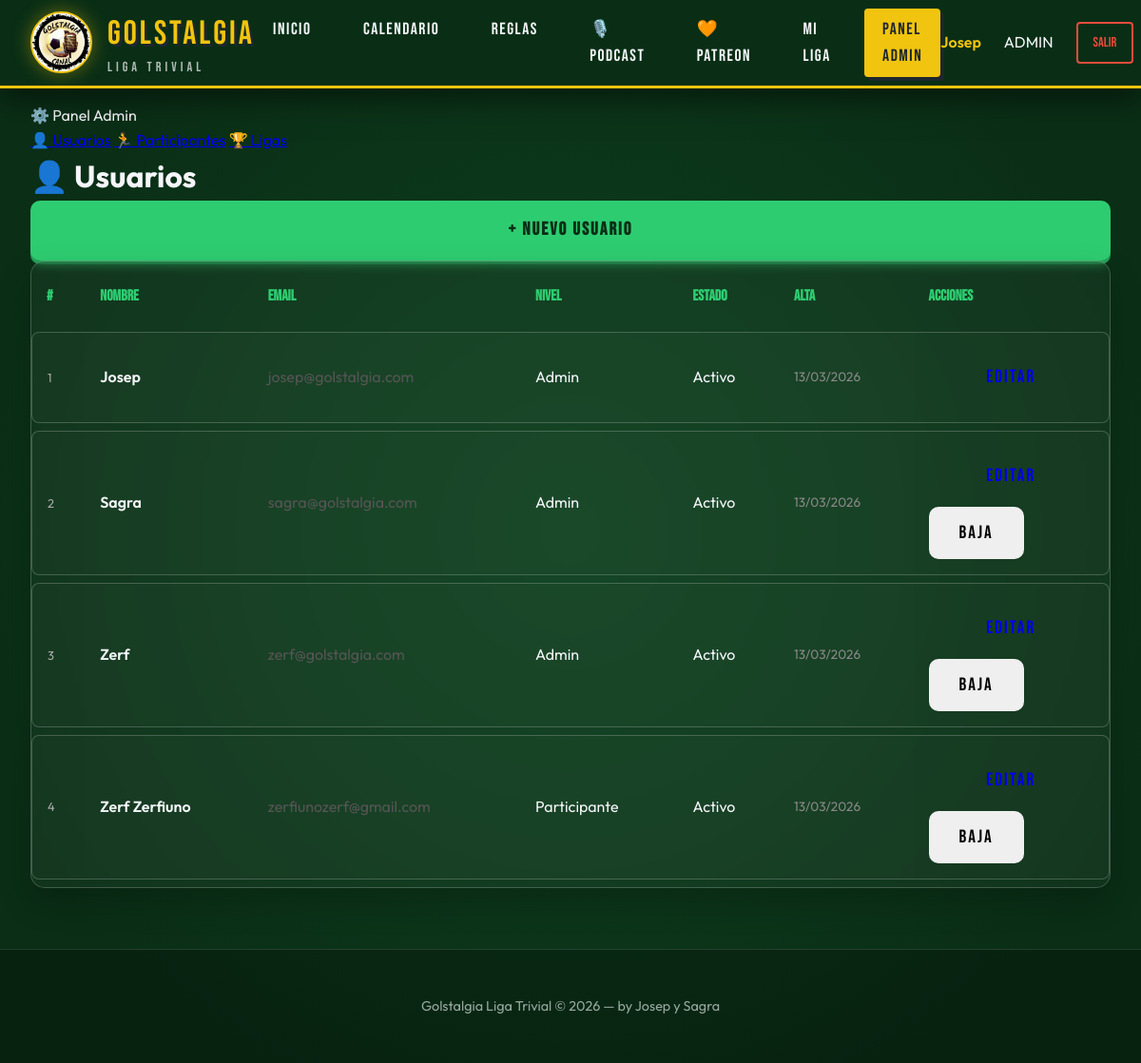
Screenshot of /admin/usuarios (signed in) with the database file from the repository.
### tables this page shows
CREATE TABLE `usuarios` (
  `id` int unsigned NOT NULL AUTO_INCREMENT,
  `nombre` varchar(100) NOT NULL,
  `email` varchar(150) NOT NULL,
  `password` varchar(255) DEFAULT NULL,
  `nivel` enum('participante','admin') NOT NULL DEFAULT 'participante',
  `avatar` varchar(255) DEFAULT NULL,
  `activo` tinyint(1) NOT NULL DEFAULT '1',
  `remember_token` varchar(100) DEFAULT NULL,
  `google_id` varchar(255) DEFAULT NULL,
  `created_at` timestamp NULL DEFAULT CURRENT_TIMESTAMP,
  `updated_at` timestamp NULL DEFAULT CURRENT_TIMESTAMP ON UPDATE CURRENT_TIMESTAMP,
  PRIMARY KEY (`id`),
  UNIQUE KEY `email` (`email`),
  UNIQUE KEY `google_id` (`google_id`)
);

### src/controllers/AdminController.php (called while the page is built, shortened)
<?php
class AdminController
{
    public function usuarios(): void
    {
        $model   = new UsuarioModel();
        $usuarios = $model->all();
        require_once __DIR__ . '/../views/admin/usuarios.php';
    }
}

### index.php (called while the page is built)
<?php
require_once __DIR__ . '/config/app.php';
require_once __DIR__ . '/config/Database.php';
$router = new Router();
$router->get( '/auth/login',           [AuthController::class, 'loginForm']);
$router->post('/auth/login',           [AuthController::class, 'login']);
$router->get( '/auth/registro',        [AuthController::class, 'registroForm']);
$router->post('/auth/registro',        [AuthController::class, 'registro']);
$router->get( '/auth/google/callback', [AuthController::class, 'googleCallback']);
$router->get( '/auth/logout',          [AuthController::class, 'logout']);
$router->get('/', [HomeController::class, 'index']);
$router->get('/reglas', [HomeController::class, 'reglas']);
$router->get('/calendario', [HomeController::class, 'calendario']);
$router->get('/dashboard', [DashboardController::class, 'index']);
$router->get( '/admin/usuarios',                  [AdminController::class, 'usuarios']);
$router->get( '/admin/usuarios/crear',            [AdminController::class, 'usuarioCreate']);
$router->post('/admin/usuarios/guardar',          [AdminController::class, 'usuarioStore']);
$router->get( '/admin/usuarios/:id/editar',       [AdminController::class, 'usuarioEdit']);
$router->post('/admin/usuarios/:id/actualizar',   [AdminController::class, 'usuarioUpdate']);
$router->post('/admin/usuarios/:id/eliminar',     [AdminController::class, 'usuarioDelete']);
$router->get( '/admin/participantes',             [AdminController::class, 'participantes']);
$router->get( '/admin/participantes/crear',       [AdminController::class, 'participanteCreate']);
$router->post('/admin/participantes/guardar',     [AdminController::class, 'participanteStore']);
$router->get( '/admin/participantes/:id/editar',  [AdminController::class, 'participanteEdit']);
$router->post('/admin/participantes/:id/actualizar', [AdminController::class, 'participanteUpdate']);
$router->post('/admin/participantes/:id/eliminar', [AdminController::class, 'participanteDelete']);
$router->get( '/admin/ligas',                     [AdminController::class, 'ligas']);
$router->get( '/admin/ligas/crear',               [AdminController::class, 'ligaCreate']);
$router->post('/admin/ligas/guardar',             [AdminController::class, 'ligaStore']);
$router->get( '/admin/ligas/:id/editar',          [AdminController::class, 'ligaEdit']);
$router->post('/admin/ligas/:id/actualizar',      [AdminController::class, 'ligaUpdate']);
$router->get( '/admin/ligas/:ligaId/jornadas',         [AdminController::class, 'jornadas']);
$router->get( '/admin/ligas/:ligaId/jornadas/crear',   [AdminController::class, 'jornadaCreate']);
$router->post('/admin/ligas/:ligaId/jornadas/guardar', [AdminController::class, 'jornadaStore']);
$router->get( '/admin/partidas/:id/resultado',         [AdminController::class, 'resultadoForm']);
$router->post('/admin/partidas/:id/resultado/guardar', [AdminController::class, 'resultadoStore']);
$router->dispatch();

### config/app.php (called while the page is built, shortened)
<?php
spl_autoload_register(function (string $class): void {
    $paths = [
        __DIR__ . '/../src/models/',
        __DIR__ . '/../src/controllers/',
        __DIR__ . '/../src/helpers/',
        __DIR__ . '/../config/',
    ];
    foreach ($paths as $path) {
        $file = $path . $class . '.php';
        if (file_exists($file)) {
            return;
        }
    }
});

### config/Database.php (called while the page is built, shortened)
<?php
class Database
{
    private static ?PDO $instance = null;
    public static function connect(): PDO
    {
        if (self::$instance === null) {
            $env = self::loadEnv();
            $host = $env['DB_HOST'] ?? 'localhost';
            $port = $env['DB_PORT'] ?? '3306';
            $name = $env['DB_NAME'] ?? 'golstalgia';
            $user = $env['DB_USER'] ?? 'root';
            $pass = $env['DB_PASS'] ?? '';
            $dsn = "mysql:host={$host};port={$port};dbname={$name};charset=utf8mb4";
            try {
                self::$instance = new PDO($dsn, $user, $pass, [
                    PDO::ATTR_ERRMODE            => PDO::ERRMODE_EXCEPTION,
                    PDO::ATTR_DEFAULT_FETCH_MODE => PDO::FETCH_ASSOC,
                    PDO::ATTR_EMULATE_PREPARES   => false,
                ]);
            } catch (PDOException $e) {
                error_log("DB Connection failed: " . $e->getMessage());
                http_response_code(500);
                die(json_encode(['error' => 'Database connection failed']));
            }
        }
        return self::$instance;
    }
    private static function loadEnv(): array
    {
        $envFile = dirname(__DIR__) . '/.env';
        $env = [];
        if (!file_exists($envFile)) {
            return $env;
        }
        return $env;
    }
}

### src/models/UsuarioModel.php (called while the page is built, shortened)
<?php
class UsuarioModel
{
    private PDO $db;
    public function __construct()
    {
        $this->db = Database::connect();
    }
    public function all(): array
    {
        $stmt = $this->db->query("SELECT id, nombre, email, nivel, activo, created_at FROM usuarios ORDER BY nombre");
        return $stmt->fetchAll();
    }
}

### src/helpers/Auth.php (called while the page is built, shortened)
<?php
class Auth
{
    public static function check(): bool
    {
        return isset($_SESSION['user_id']);
    }
    public static function isAdmin(): bool
    {
        return isset($_SESSION['user_nivel']) && $_SESSION['user_nivel'] === 'admin';
    }
    public static function user(): ?array
    {
        return [
            'id'     => $_SESSION['user_id'],
            'nombre' => $_SESSION['user_nombre'],
            'email'  => $_SESSION['user_email'],
            'nivel'  => $_SESSION['user_nivel'],
        ];
    }
}

### src/views/admin/usuarios.php (the view, shortened to what this page needs)
<div class="admin-layout">
  <?php require_once __DIR__ . '/partials/sidebar.php'; ?>
  <div>
    <div class="top-bar">
      <h1 class="page-title" style="margin:0;"><span>👤</span> Usuarios</h1>
      <a href="/admin/usuarios/crear" class="btn btn-primary">+ Nuevo usuario</a>
    </div>
    <div class="card">
      <div class="card-body" style="padding:0;">
        <div class="table-wrap">
          <table>
            <thead>
              <tr>
                <th>#</th>
                <th>Nombre</th>
                <th>Email</th>
                <th>Nivel</th>
                <th>Estado</th>
                <th>Alta</th>
                <th>Acciones</th>
              </tr>
            </thead>
            <tbody>
              <?php foreach ($usuarios as $u): ?>
              <tr>
                <td style="color:#aaa; font-size:0.8rem;"><?= $u['id'] ?></td>
                <td style="font-weight:600;"><?= htmlspecialchars($u['nombre']) ?></td>
                <td style="color:#555;"><?= htmlspecialchars($u['email']) ?></td>
                <td>
                  <?php if ($u['nivel'] === 'admin'): ?>
                    <span class="badge badge-amarillo">Admin</span>
                  <?php else: ?>
                    <span class="badge badge-gris">Participante</span>
                  <?php endif; ?>
                </td>
                <td>
                  <?php if ($u['activo']): ?>
                    <span class="badge badge-verde">Activo</span>
                  <?php else: ?>
                    <span class="badge badge-rojo">Inactivo</span>
                  <?php endif; ?>
                </td>
                <td style="font-size:0.85rem; color:#888;">
                  <?= date('d/m/Y', strtotime($u['created_at'])) ?>
                </td>
                <td>
                  <a href="/admin/usuarios/<?= $u['id'] ?>/editar" class="btn btn-sm btn-dark">Editar</a>
                  <?php if ($u['id'] !== Auth::user()['id'] && $u['activo']): ?>
                  <form method="POST" action="/admin/usuarios/<?= $u['id'] ?>/eliminar" style="display:inline;"
                        onsubmit="return confirm('¿Desactivar a <?= htmlspecialchars($u['nombre']) ?>?')">
                    <button type="submit" class="btn btn-sm btn-rojo">Baja</button>
                  </form>
                  <?php endif; ?>
                </td>
              </tr>
              <?php endforeach; ?>
            </tbody>
          </table>
        </div>
      </div>
    </div>
  </div>
</div>
<?php
$content = ob_get_clean();
require_once __DIR__ . '/../partials/layout.php';
?>

### src/views/partials/layout.php (shortened to what this page needs)
<!DOCTYPE html>
<html lang="es">
<head>
  <?php
    $cssPath = $_SERVER['DOCUMENT_ROOT'] . '/public/css/app.css';
    $cssV    = file_exists($cssPath) ? filemtime($cssPath) : time();
  ?>
  <link rel="stylesheet" href="/public/css/app.css?v=<?= $cssV ?>">
</head>
<body>
<header class="site-header">
  <div class="header-inner">
    <a href="/" class="logo">
      <img src="/public/img/logo_oficial.jpg" alt="Golstalgia Logo" class="logo-img">
      <div class="logo-text-group">
        <span class="logo-text">GOLSTALGIA</span>
        <span class="logo-sub">LIGA TRIVIAL</span>
      </div>
    </a>
    <nav class="main-nav" id="main-nav">
      <a href="/" class="nav-link <?= $_SERVER['REQUEST_URI'] === '/' ? 'active' : '' ?>">Inicio</a>
      <a href="/calendario" class="nav-link <?= $_SERVER['REQUEST_URI'] === '/calendario' ? 'active' : '' ?>">Calendario</a>
      <a href="/reglas" class="nav-link <?= str_starts_with($_SERVER['REQUEST_URI'], '/reglas') ? 'active' : '' ?>">Reglas</a>
      <a href="https://www.ivoox.com/podcast-golstalgia_sq_f1287524_1.html" class="nav-link" target="_blank" rel="noopener">🎙️ Podcast</a>
      <a href="https://www.patreon.com/cw/golstalgia_" class="nav-link" target="_blank" rel="noopener">🧡 Patreon</a>
      <?php if (Auth::check()): ?>
        <a href="/dashboard" class="nav-link <?= str_starts_with($_SERVER['REQUEST_URI'], '/dashboard') ? 'active' : '' ?>">Mi Liga</a>
        <?php if (Auth::isAdmin()): ?>
          <a href="/admin/usuarios" class="nav-link <?= str_starts_with($_SERVER['REQUEST_URI'], '/admin') ? 'active' : '' ?>">Panel Admin</a>
        <?php endif; ?>
      <?php endif; ?>
    </nav>
    <div class="header-user">
      <?php if (Auth::check()): ?>
        <span class="user-name"><?= htmlspecialchars(Auth::user()['nombre']) ?></span>
        <?php if (Auth::isAdmin()): ?>
          <span class="badge-admin">ADMIN</span>
        <?php endif; ?>
        <a href="/auth/logout" class="btn-logout">Salir</a>
      <?php else: ?>
        <a href="/auth/login" class="nav-link">Entrar</a>
        <a href="/auth/registro" class="btn btn-primary btn-sm">Regístrate</a>
      <?php endif; ?>
    </div>
  </div>
</header>
<main class="main-content <?= !empty($fullWidth) ? 'is-fullwidth' : '' ?>">
  <?= $content ?? '' ?>
</main>
<footer class="site-footer">
  <p>Golstalgia Liga Trivial &copy; <?= date('Y') ?> &mdash; by Josep y Sagra</p>
</footer>
</body>
</html>

### public/css/app.css (style rules this page uses)
:root { --verde-cesped: #1b8a3e; --verde-oscuro: #0a2e16; --verde-vivo: #2ecc71; --amarillo-retro: #f1c40f; --amarillo-brillo: #feca57; --rojo-pasion: #e74c3c; --blanco-vintage: #f5f6fa; --negro-carbon: #1e272e; --glass: rgba(255, 255, 255, 0.1); --glass-border: rgba(255, 255, 255, 0.2); --shadow-retro: 6px 6px 0px rgba(0,0,0,0.8); --font-display: 'Bebas Neue', cursiva; --font-main: 'Outfit', sans-serif; --transition: all 0.3s cubic-bezier(0.4, 0, 0.2, 1); }
*, *::before, *::after { box-sizing: border-box; margin: 0; padding: 0; }
body { font-family: var(--font-main); background: var(--verde-oscuro); background-image: radial-gradient(circle at 50% 50%, rgba(27, 138, 62, 0.2) 0%, transparent 80%), url("https://www.transparenttextures.com/patterns/carbon-fibre.png"); color: var(--blanco-vintage); min-height: 100vh; line-height: 1.6; overflow-x: hidden; }
.site-header { background: rgba(10, 46, 22, 0.85); backdrop-filter: blur(10px); border-bottom: 3px solid var(--amarillo-retro); box-shadow: 0 10px 30px rgba(0,0,0,0.5); position: sticky; top: 0; z-index: 1000; }
.header-inner { max-width: 1400px; margin: 0 auto; padding: 0 2rem; display: flex; align-items: center; justify-content: space-between; height: 90px; }
.logo { display: flex; align-items: center; gap: 1rem; text-decoration: none; transition: var(--transition); padding: 5px 0; }
.logo-img { height: 65px; width: 65px; object-fit: cover; border-radius: 50%; border: 2px solid var(--amarillo-retro); box-shadow: 0 0 20px rgba(241, 196, 15, 0.4); background: white; flex-shrink: 0; }
.logo-text-group { display: flex; flex-direction: column; }
.logo-text { font-family: var(--font-display); font-size: 2.2rem; font-weight: 400; color: var(--amarillo-retro); letter-spacing: 3px; text-shadow: 3px 3px 0 var(--negro-carbon); }
.logo-sub { font-family: var(--font-display); font-size: 0.9rem; color: var(--blanco-vintage); opacity: 0.7; letter-spacing: 4px; margin-top: -5px; }
.main-nav { display: flex; gap: 1rem; }
.nav-link { font-family: var(--font-display); font-size: 1.1rem; letter-spacing: 1.5px; color: var(--blanco-vintage); text-decoration: none; padding: 0.5rem 1.2rem; border-radius: 4px; transition: var(--transition); }
.nav-link:hover, .nav-link.active { background: var(--amarillo-retro); color: var(--negro-carbon); box-shadow: 4px 4px 0 var(--negro-carbon); }
.header-user { display: flex; align-items: center; gap: 1.5rem; }
.user-name { font-weight: 600; color: var(--amarillo-retro); }
.btn-logout { padding: 0.5rem 1rem; border: 2px solid var(--rojo-pasion); color: var(--rojo-pasion); text-decoration: none; border-radius: 4px; font-family: var(--font-display); font-size: 0.9rem; transition: var(--transition); }
.btn { display: flex; align-items: center; justify-content: center; padding: 1rem 2rem; font-family: var(--font-display); font-size: 1.2rem; letter-spacing: 2px; border: none; border-radius: 10px; cursor: pointer; transition: var(--transition); text-decoration: none; }
.btn-primary { background: var(--verde-vivo); color: var(--verde-oscuro); font-weight: 800; box-shadow: 0 4px 0 #24a159; }
.main-content { max-width: 1300px; margin: 1rem auto; padding: 0 2rem; flex: 1; }
.card { background: rgba(255,255,255,0.03); border: 1px solid var(--glass-border); backdrop-filter: blur(5px); border-radius: 15px; overflow: hidden; box-shadow: 0 15px 35px rgba(0,0,0,0.2); transition: var(--transition); }
table { border-collapse: separate; border-spacing: 0 8px; width: 100%; }
th { font-family: var(--font-display); text-transform: uppercase; color: var(--verde-vivo); padding: 1rem; text-align: left; }
td { background: rgba(255,255,255,0.02); padding: 1rem; border-top: 1px solid var(--glass-border); border-bottom: 1px solid var(--glass-border); }
td:first-child { border-left: 1px solid var(--glass-border); border-top-left-radius: 8px; border-bottom-left-radius: 8px; }
td:last-child { border-right: 1px solid var(--glass-border); border-top-right-radius: 8px; border-bottom-right-radius: 8px; }
.site-footer { text-align: center; padding: 3rem 1.5rem; background: rgba(0, 0, 0, 0.4); border-top: 1px solid var(--glass-border); margin-top: 4rem; color: var(--blanco-vintage); opacity: 0.6; font-size: 0.9rem; }

### rows the page displays
usuarios: nombre "Josep", id "1", email "josep@golstalgia.com", nivel "Admin", activo "Activo", created_at "13/03/2026"
usuarios: id "2", nombre "Sagra", email "sagra@golstalgia.com", nivel "Admin", activo "Activo", created_at "13/03/2026"
usuarios: id "3", nombre "Zerf", email "zerf@golstalgia.com", nivel "Admin", activo "Activo", created_at "13/03/2026"
usuarios: id "4", nombre "Zerf Zerfiuno", email "zerfiunozerf@gmail.com", nivel "Participante", activo "Activo", created_at "13/03/2026"
